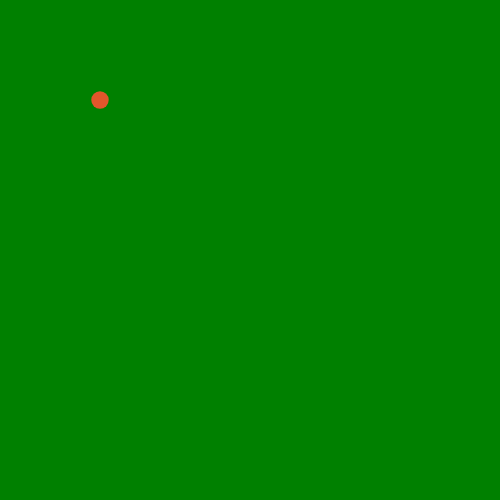
Frame 1 (no input)
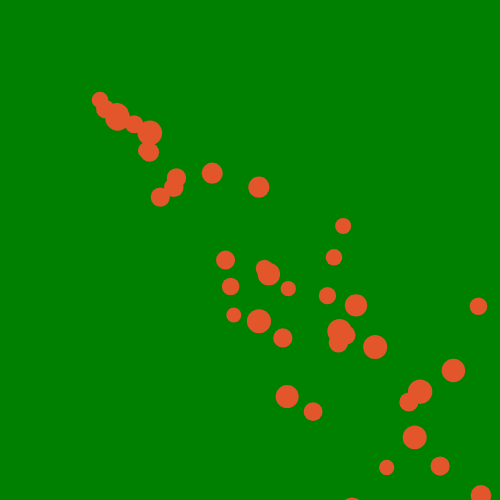
Frame 60 (no input)
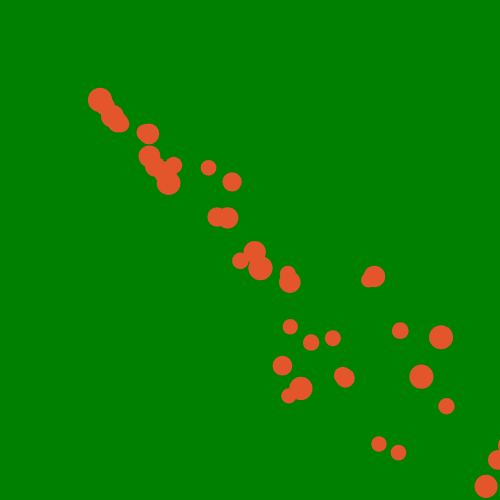
Frame 120 (the mouse pressed at the canvas centre since frame 60)

The p5.js sketch that drew these frames (run headless with seeded random() and noise() and a simulated clock; from frame 60 on, the mouse is pressed at the canvas centre):

// p5.js sketch
// ── sketch.js
let cars = [];

function setup() {
  createCanvas(500, 500);
  noStroke();

  //for (let i = 0; i < 20; i++) {
  //
  //}
}

function draw() {
  background("green");
  cars.push(new Car());
  for (let i = 0; i < cars.length; i++) {
    cars[i].display();
    cars[i].move();

    if (cars[i].a <= 0) {
      cars.splice(i, 1);
    }
  }
}

class Car {
  constructor() {
    // attributes
    this.pos = createVector(100, 100);
    this.vel = createVector(random(5, 10), random(5, 10));
    this.a = random(200);
    this.r = random(255);
    this.g = random(255);
    this.b = random(255);
    this.size = random(15, 25)
  }

  // methods
  display() {
    fill('#e3562b');
    ellipse(this.pos.x, this.pos.y, this.size);
  }
  move() {
    this.pos.add(this.vel);
    this.a -= 1;
    
  }
}
